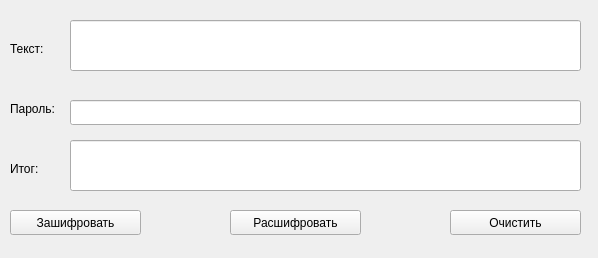
<?xml version="1.0" encoding="UTF-8"?>
<ui version="4.0">
 <class>MainWindow</class>
 <widget class="QMainWindow" name="MainWindow">
  <property name="geometry">
   <rect>
    <x>0</x>
    <y>0</y>
    <width>598</width>
    <height>258</height>
   </rect>
  </property>
  <property name="windowTitle">
   <string>XORCrypt</string>
  </property>
  <widget class="QWidget" name="centralwidget">
   <widget class="QLineEdit" name="lineEdit">
    <property name="geometry">
     <rect>
      <x>70</x>
      <y>20</y>
      <width>511</width>
      <height>51</height>
     </rect>
    </property>
   </widget>
   <widget class="QLabel" name="label">
    <property name="geometry">
     <rect>
      <x>10</x>
      <y>40</y>
      <width>41</width>
      <height>17</height>
     </rect>
    </property>
    <property name="text">
     <string>Текст:</string>
    </property>
   </widget>
   <widget class="QLabel" name="label_2">
    <property name="geometry">
     <rect>
      <x>10</x>
      <y>100</y>
      <width>62</width>
      <height>17</height>
     </rect>
    </property>
    <property name="text">
     <string>Пароль:</string>
    </property>
   </widget>
   <widget class="QLineEdit" name="lineEdit_2">
    <property name="geometry">
     <rect>
      <x>70</x>
      <y>100</y>
      <width>511</width>
      <height>25</height>
     </rect>
    </property>
   </widget>
   <widget class="QPushButton" name="pushButton">
    <property name="geometry">
     <rect>
      <x>10</x>
      <y>210</y>
      <width>131</width>
      <height>25</height>
     </rect>
    </property>
    <property name="cursor">
     <cursorShape>PointingHandCursor</cursorShape>
    </property>
    <property name="text">
     <string>Зашифровать</string>
    </property>
   </widget>
   <widget class="QLineEdit" name="lineEdit_3">
    <property name="geometry">
     <rect>
      <x>70</x>
      <y>140</y>
      <width>511</width>
      <height>51</height>
     </rect>
    </property>
   </widget>
   <widget class="QLabel" name="label_3">
    <property name="geometry">
     <rect>
      <x>10</x>
      <y>160</y>
      <width>41</width>
      <height>17</height>
     </rect>
    </property>
    <property name="text">
     <string>Итог:</string>
    </property>
   </widget>
   <widget class="QPushButton" name="pushButton_2">
    <property name="geometry">
     <rect>
      <x>230</x>
      <y>210</y>
      <width>131</width>
      <height>25</height>
     </rect>
    </property>
    <property name="cursor">
     <cursorShape>PointingHandCursor</cursorShape>
    </property>
    <property name="text">
     <string>Расшифровать</string>
    </property>
   </widget>
   <widget class="QPushButton" name="pushButton_3">
    <property name="geometry">
     <rect>
      <x>450</x>
      <y>210</y>
      <width>131</width>
      <height>25</height>
     </rect>
    </property>
    <property name="cursor">
     <cursorShape>PointingHandCursor</cursorShape>
    </property>
    <property name="text">
     <string>Очистить</string>
    </property>
   </widget>
  </widget>
 </widget>
 <resources/>
 <connections/>
</ui>
